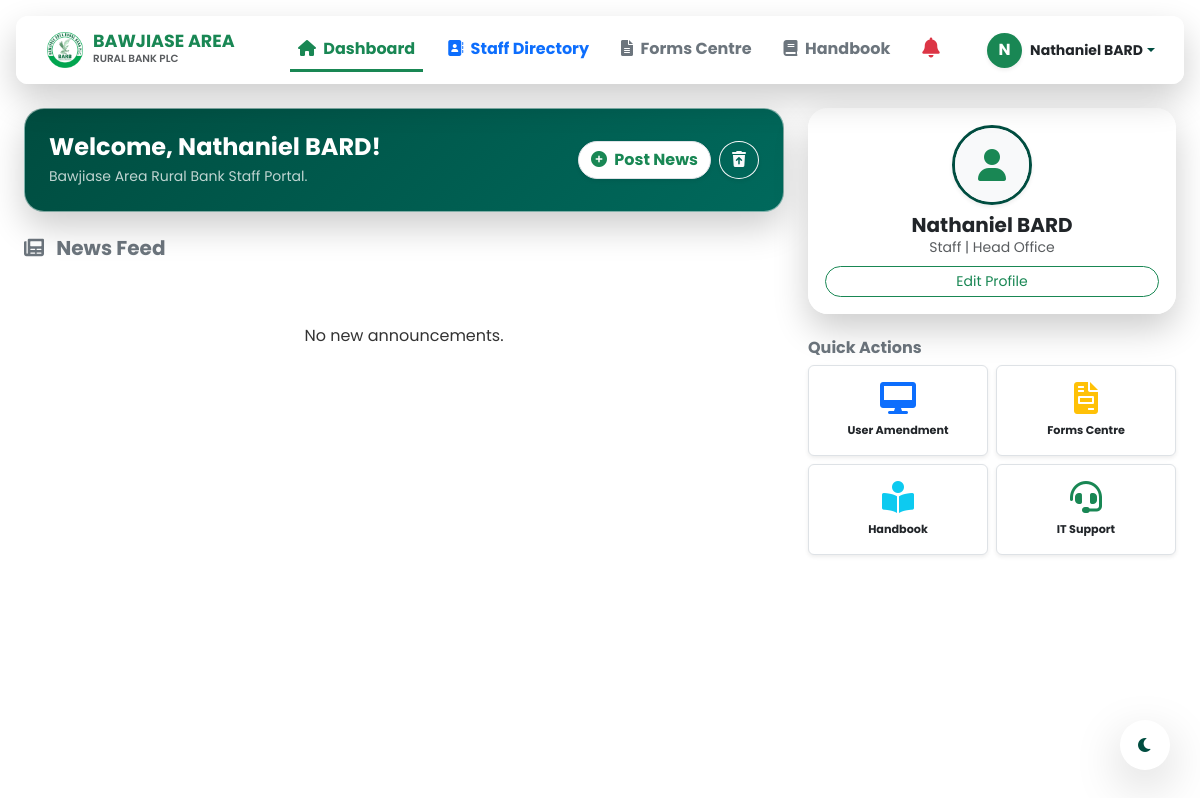
The page /dashboard (signed in) on the database its author committed.
### app.py (models this page shows, shortened)
class User(db.Model, UserMixin):
    id = db.Column(db.Integer, primary_key=True)
    fullname = db.Column(db.String(150), nullable=False)
    phone = db.Column(db.String(20), nullable=False, default="N/A")
    email = db.Column(db.String(150), unique=True, nullable=False)
    password = db.Column(db.String(200), nullable=False)
    role = db.Column(db.String(50), default='General Staff')
    position = db.Column(db.String(100), nullable=True, default='Staff')
    department = db.Column(db.String(100), nullable=False)
    branch = db.Column(db.String(100), nullable=False)
    image_file = db.Column(db.String(20), nullable=False, default='default.jpg')
    is_active_user = db.Column(db.Boolean, default=True)
    is_verified = db.Column(db.Boolean, default=False)
    verification_code = db.Column(db.String(6), nullable=True)
    hidden_announcements = db.relationship(
        'Announcement',
        secondary=hidden_posts,
        backref='hidden_by',
    )

### app.py (the view)
@app.route('/dashboard')
@login_required
def dashboard():
    hidden_ids = [post.id for post in current_user.hidden_announcements]
    query = Announcement.query.filter(Announcement.is_deleted == False)
    if hidden_ids:
        query = query.filter(Announcement.id.notin_(hidden_ids))
    announcements = query.order_by(Announcement.date_posted.desc()).limit(20).all()
    user_votes = [v.poll_id for v in PollVote.query.filter_by(user_id=current_user.id).all()]
    return render_template('dashboard.html', user=current_user, announcements=announcements, user_votes=user_votes)

### app.py (called while the page is built)
@login_manager.user_loader
def load_user(user_id):
    return db.session.get(User, int(user_id))

@app.context_processor
def inject_notifications():
    if current_user.is_authenticated:
        if current_user.department == 'IT' or current_user.role == 'Super Admin':
            incident_count = IncidentReport.query.filter_by(status='Open').count()
            amendment_count = ProfileAmendment.query.filter_by(status='Open').count()
            return dict(unread_count=incident_count + amendment_count)
    return dict(unread_count=0)

### templates/dashboard.html (shortened to what this page needs)
{% extends "base.html" %}
{% block content %}
<nav class="navbar navbar-expand-lg glass-card mx-3 mt-3 px-3 py-2 sticky-top" style="border-radius: 12px; z-index: 1000;">
    <div class="container-fluid">
        <a class="navbar-brand d-flex align-items-center" href="#">
            <img src="{{ url_for('static', filename='img/barb_logo.png') }}" alt="Logo" width="40" height="40" class="me-2 rounded-circle">
            <div class="d-flex flex-column">
                <span class="fw-bold text-success small" style="line-height: 1;">BAWJIASE AREA</span>
                <span class="small text-muted" style="font-size: 0.65rem;">RURAL BANK PLC</span>
            </div>
        </a>
        <div class="collapse navbar-collapse justify-content-center" id="navbarNav">
            <ul class="navbar-nav gap-3">
                <li class="nav-item"><a class="nav-link active fw-bold text-success border-bottom border-success border-3" href="#"><i class="fas fa-home me-1"></i> Dashboard</a></li>
                <li class="nav-item"><a class="nav-link fw-bold text-primary" href="{{ url_for('directory') }}"><i class="fas fa-address-book me-1"></i> Staff Directory</a></li>
                <li class="nav-item"><a class="nav-link fw-bold text-secondary" href="{{ url_for('forms') }}"><i class="fas fa-file-alt me-1"></i> Forms Centre</a></li>
                <li class="nav-item"><a class="nav-link fw-bold text-secondary" href="#"><i class="fas fa-book me-1"></i> Handbook</a></li>
                {% if user.department == 'IT' or user.role == 'Super Admin' %}
                <li class="nav-item position-relative"><a class="nav-link fw-bold text-danger" href="{{ url_for('it_notifications') }}"><i class="fas fa-bell fa-lg"></i></a></li>
                {% endif %}
            </ul>
        </div>
        <div class="dropdown">
            <a class="d-flex align-items-center text-decoration-none dropdown-toggle" href="#" id="userDropdown" data-bs-toggle="dropdown">
                <div class="rounded-circle me-2 overflow-hidden shadow-sm" style="width: 35px; height: 35px;">
                    {% if user.image_file == 'default.jpg' %}<div class="bg-success text-white w-100 h-100 d-flex align-items-center justify-content-center fw-bold">{{ user.email[0].upper() }}</div>
                    {% else %}<img src="{{ url_for('static', filename='profile_pics/' + user.image_file) }}" alt="Profile" class="w-100 h-100" style="object-fit: cover;">{% endif %}
                </div>
                <div class="d-none d-lg-block text-start"><p class="mb-0 small fw-bold text-dark">{{ user.fullname or user.role }}</p></div>
            </a>
        </div>
    </div>
</nav>
<div class="container-fluid px-4 mt-4 pb-5">
    <div class="row g-4">
        <div class="col-lg-8">
            <div class="glass-card p-4 mb-4 d-flex justify-content-between align-items-center bg-success text-white" style="background: linear-gradient(135deg, #004d40 0%, #00695c 100%);">
                <div><h4 class="fw-bold mb-1">Welcome, {{ user.fullname }}!</h4><p class="mb-0 small opacity-75">Bawjiase Area Rural Bank Staff Portal.</p></div>
                {% if user.department in ['IT', 'HR'] or user.role == 'Super Admin' %}
                <div class="d-flex gap-2">
                    <a href="{{ url_for('news_portal') }}" class="btn btn-light text-success fw-bold rounded-pill shadow-sm"><i class="fas fa-plus-circle me-1"></i> Post News</a>
                    <a href="{{ url_for('recycle_bin') }}" class="btn btn-outline-light rounded-circle shadow-sm" title="Recycle Bin"><i class="fas fa-trash-restore"></i></a>
                </div>
                {% else %}<i class="fas fa-bullhorn fa-3x opacity-25"></i>{% endif %}
            </div>
            <h5 class="fw-bold text-secondary mb-3"><i class="fas fa-newspaper me-2"></i> News Feed</h5>
            <div class="d-flex flex-column gap-4 mb-5">
                {% for post in announcements %}
                <div class="glass-card p-0 border-0 shadow-sm overflow-hidden">
                    <div class="p-3 border-bottom d-flex align-items-center bg-light justify-content-between">
                        <div class="d-flex align-items-center">
                            <div class="bg-success text-white rounded-circle d-flex align-items-center justify-content-center me-2" style="width: 40px; height: 40px;"><i class="fas fa-user"></i></div>
                            <div><h6 class="fw-bold mb-0 text-dark">{{ post.author }}</h6><small class="text-muted">{{ post.date_posted.strftime('%d %b, %H:%M') }} &bull; {{ post.category }}</small></div>
                        </div>
                        <div class="d-flex gap-2">
                            {% if user.department in ['IT', 'HR'] or user.role == 'Super Admin' %}
                            <button class="btn btn-sm btn-light border rounded-circle"
                                    onclick="openEditModal(this)"
                                    data-id="{{ post.id | e }}"
                                    data-title="{{ post.title | e }}"
                                    data-body="{{ post.body | e }}"
                                    data-allow="{{ post.allow_download | e }}">
                                <i class="fas fa-pencil-alt text-secondary"></i>
                            </button>
                            <a href="{{ url_for('move_to_trash', post_id=post.id) }}" class="btn btn-sm btn-outline-danger border rounded-circle" onclick="return confirm('Move to Trash?');"><i class="fas fa-trash-alt"></i></a>
                            {% endif %}
                            <a href="{{ url_for('hide_post', post_id=post.id) }}" class="btn btn-sm btn-light border rounded-circle" title="Dismiss"><i class="fas fa-eye-slash text-muted"></i></a>
                        </div>
                    </div>
                    <div class="p-3">
                        <h5 class="fw-bold text-dark">{{ post.title }}</h5>
                        <p class="text-secondary">{{ post.body }}</p>
                        {% if post.image_file %}
                            {% if post.image_file.endswith(('.pdf', '.doc', '.docx', '.xls', '.xlsx', '.ppt', '.pptx')) %}
                                <div class="p-2 border rounded bg-light d-inline-flex align-items-center mb-3 w-100">
                                    <div class="me-3 text-center" style="width: 50px;"><i class="fas fa-file-alt fa-2x text-primary"></i></div>
                                    <div class="me-3"><div class="small fw-bold">Document</div><div class="small text-muted" style="font-size: 0.7rem;">Attached File</div></div>
                                    {% if post.allow_download == True or user.department in ['IT', 'HR'] or user.role == 'Super Admin' %}
                                        <a href="{{ url_for('static', filename='news_images/' + post.image_file) }}" class="btn btn-sm btn-primary rounded-pill px-3 ms-auto" download>Download</a>
                                    {% else %}
                                        <button class="btn btn-sm btn-outline-secondary rounded-pill px-3 ms-auto"
                                                onclick="openViewModal(this)"
                                                data-url="{{ url_for('static', filename='news_images/' + post.image_file) | e }}"
                                                data-filename="{{ post.image_file | e }}">
                                            View
                                        </button>
                                    {% endif %}
                                </div>
                            {% else %}
                                <div class="mb-3">
                                    <img src="{{ url_for('static', filename='news_images/' + post.image_file) }}" class="img-fluid rounded w-100 shadow-sm border" style="max-height: 500px; object-fit: contain; background: #f8f9fa;" {% if not post.allow_download %} oncontextmenu="return false;" {% endif %}>
                                    {% if post.allow_download == True or user.department in ['IT', 'HR'] or user.role == 'Super Admin' %}
                                        <div class="mt-2 text-end"><a href="{{ url_for('static', filename='news_images/' + post.image_file) }}" class="btn btn-sm btn-outline-primary rounded-pill px-3" download><i class="fas fa-download me-1"></i> Download Image</a></div>
                                    {% endif %}
                                </div>
                            {% endif %}
                        {% endif %}
                        {% if post.poll %}
                        <div class="border rounded p-3 bg-light">
                            <h6 class="fw-bold mb-3"><i class="fas fa-poll text-primary me-2"></i>{{ post.poll.question }}</h6>
                            {% for option in post.poll.options %}
                                <div class="mb-2">
                                    {% if post.poll.id in user_votes %}
                                        <div class="d-flex justify-content-between small mb-1"><span>{{ option.text }}</span><span class="fw-bold">{{ option.count }} votes</span></div>
                                        <div class="progress" style="height: 8px;"><div class="progress-bar bg-success" role="progressbar" style="width: 100%;"></div></div>
                                    {% else %}
                                        <a href="{{ url_for('vote', poll_id=post.poll.id, option_id=option.id) }}" class="btn btn-outline-primary btn-sm w-100 text-start">{{ option.text }}</a>
                                    {% endif %}
                                </div>
                            {% endfor %}
                        </div>
                        {% endif %}
                    </div>
                </div>
                {% else %}<div class="text-center py-5 text-muted"><p>No new announcements.</p></div>{% endfor %}
            </div>
        </div>
        <div class="col-lg-4">
            <div class="glass-card p-3 mb-4 text-center">
                <div class="mx-auto mb-2 rounded-circle overflow-hidden shadow-sm" style="width: 80px; height: 80px; border: 3px solid #004d40;">
                    {% if user.image_file == 'default.jpg' %}<div class="bg-light text-success w-100 h-100 d-flex align-items-center justify-content-center"><i class="fas fa-user fa-2x"></i></div>
                    {% else %}<img src="{{ url_for('static', filename='profile_pics/' + user.image_file) }}" alt="Profile" class="w-100 h-100" style="object-fit: cover;">{% endif %}
                </div>
                <h5 class="fw-bold mb-0 text-dark">{{ user.fullname }}</h5>
                <p class="small text-muted mb-2">{{ user.position or user.role }} | {{ user.branch }}</p>
                <a href="{{ url_for('profile') }}" class="btn btn-sm btn-outline-success w-100 rounded-pill">Edit Profile</a>
            </div>
            <h6 class="fw-bold text-secondary mb-2">Quick Actions</h6>
            <div class="row g-2">
                <div class="col-6"><a href="{{ url_for('profile') }}" class="btn btn-light w-100 p-3 shadow-sm border h-100 d-flex flex-column align-items-center justify-content-center text-decoration-none"><i class="fas fa-desktop fa-2x text-primary mb-2"></i><span class="small fw-bold text-dark" style="font-size: 0.7rem;">User Amendment</span></a></div>
                <div class="col-6"><a href="{{ url_for('forms') }}" class="btn btn-light w-100 p-3 shadow-sm border h-100 d-flex flex-column align-items-center justify-content-center text-decoration-none"><i class="fas fa-file-invoice fa-2x text-warning mb-2"></i><span class="small fw-bold text-dark" style="font-size: 0.7rem;">Forms Centre</span></a></div>
                <div class="col-6"><a href="#" class="btn btn-light w-100 p-3 shadow-sm border h-100 d-flex flex-column align-items-center justify-content-center text-decoration-none"><i class="fas fa-book-reader fa-2x text-info mb-2"></i><span class="small fw-bold text-dark" style="font-size: 0.7rem;">Handbook</span></a></div>
                <div class="col-6"><a href="{{ url_for('it_support') }}" class="btn btn-light w-100 p-3 shadow-sm border h-100 d-flex flex-column align-items-center justify-content-center text-decoration-none"><i class="fas fa-headset fa-2x text-success mb-2"></i><span class="small fw-bold text-dark" style="font-size: 0.7rem;">IT Support</span></a></div>
            </div>
        </div>
    </div>
</div>
{% endblock %}

### static/css/style.css (style rules this page uses)
:root { --bg-overlay: rgba(0, 51, 42, 0.4); --card-bg: rgba(255, 255, 255, 0.85); --card-border: rgba(255, 255, 255, 0.5); --text-main: #333; --text-muted-light: #6c757d; --input-bg: rgba(255, 255, 255, 0.9); --input-text: #000; --badge-bg: white; --glow-color: 0 15px 35px rgba(0,0,0,0.2); --brand-green: #004d40; --brand-cyan: #64ffda; }
body, html { height: 100%; margin: 0; font-family: 'Poppins', sans-serif; overflow-x: hidden; overflow-y: auto; }
h5, h4, h3, h6 { color: var(--text-main) !important; }
p, .small, label, span { color: var(--text-main); }
.glass-card { background: var(--card-bg); border: 1px solid var(--card-border); box-shadow: var(--glow-color); border-radius: 20px; z-index: 3; position: relative; color: var(--text-main); animation: floatUp 0.8s ease-out forwards; overflow: visible !important; transition: box-shadow 0.5s ease, background 0.5s ease; }
a { color: var(--brand-green); font-weight: 600; text-decoration: none; transition: color 0.3s ease; }
.btn-light { background-color: #ffffff; border: 1px solid #dee2e6; color: var(--text-main); }
[style*="#004d40"] h1, [style*="#004d40"] h2, [style*="#004d40"] h3, [style*="#004d40"] h4, [style*="#004d40"] h5, [style*="#004d40"] h6, [style*="#004d40"] p { color: #ffffff !important; }

### rows shown on the page
User: email "N", fullname "Nathaniel BARD", position "Staff", branch "Head Office"
